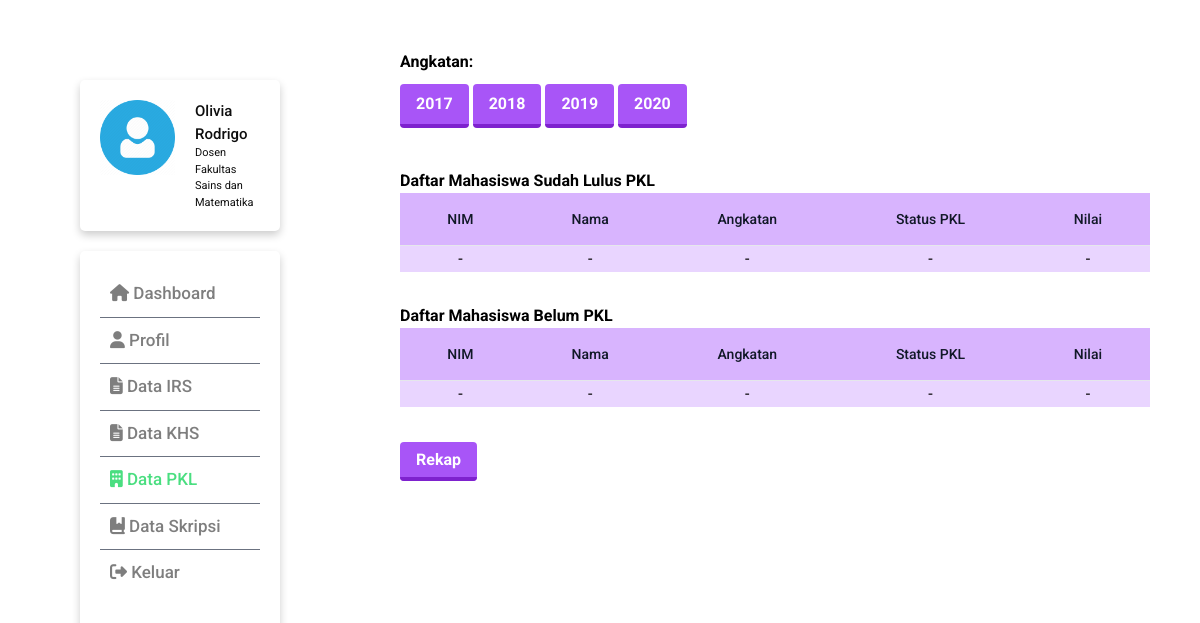
The app's page /Dosen/listPKL5.php, older data.
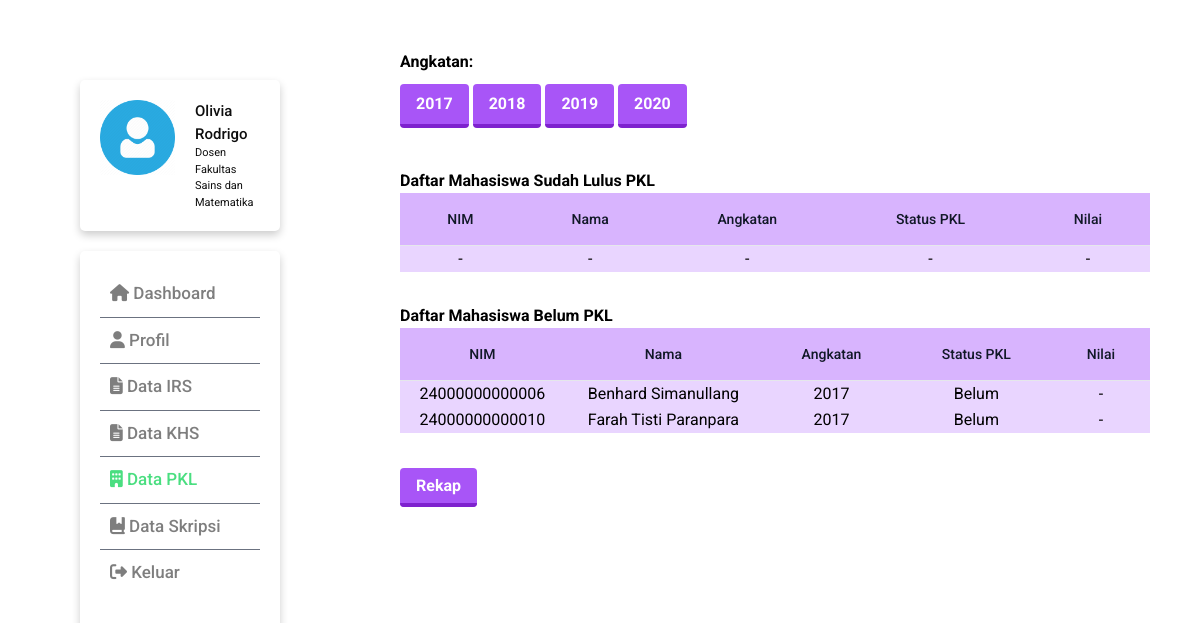
The same page, newer data.
### tables this page shows
CREATE TABLE `mahasiswa` (
  `nama_mhs` varchar(200) NOT NULL,
  `NIM` varchar(15) NOT NULL,
  `angkatan` varchar(4) NOT NULL,
  `sem_aktif` int(14) NOT NULL,
  `status_mhs` varchar(10) NOT NULL,
  `jalur_masuk` varchar(10) NOT NULL,
  `jenis_kelamin` varchar(50) NOT NULL,
  `alamat` varchar(500) NOT NULL,
  `id_provinsi` int(11) NOT NULL,
  `id_kabupaten` int(11) NOT NULL,
  `email` varchar(100) NOT NULL,
  `nohp` varchar(15) NOT NULL
);

CREATE TABLE `pkl` (
  `nim_mhs` varchar(15) DEFAULT NULL,
  `status_pkl` varchar(15) NOT NULL,
  `nilai_pkl` varchar(1) NOT NULL,
  `ba_pkl` varchar(50) NOT NULL
);

### Dosen/listPKL5.php (the view, shortened to what the changed rows need)
<!DOCTYPE html>
<html lang="en">
	<head>
		<script src="https://cdn.tailwindcss.com"></script>
        <link rel="stylesheet" href="css/style.css">
    <link rel="stylesheet" href="nav/style_nav.css" />
	</head>
	<body>
    <?php
$db_host='localhost';
$db_database='ppl';
$db_username='root';
$db_password='';
$db = new mysqli($db_host, $db_username, $db_password, $db_database);
$blm17 = "SELECT mahasiswa.NIM, mahasiswa.nama_mhs, pkl.status_pkl, mahasiswa.angkatan, pkl.nilai_pkl FROM mahasiswa INNER JOIN pkl ON mahasiswa.NIM = pkl.nim_mhs WHERE pkl.status_pkl='Belum' AND mahasiswa.angkatan='2017';";
$result2 = $db->query($blm17);
?>
    <div class="grid grid-cols-3">
        <div class="col-span-2" style="padding-right:50px;padding-top:50px">
<div class="flex flex-col" style="padding-top:25px">
  <div class="overflow-x-auto sm:-mx-6 lg:-mx-8">
    <div class="py-4 inline-block min-w-full sm:px-6 lg:px-8">
      <div class="overflow-hidden">
        <table class="min-w-full text-center bg-purple-200">
          <thead class="border-b bg-purple-300 ">
            <tr>
              <th scope="col" class="text-sm font-medium text-gray-900 px-6 py-4">
                NIM
              </th>
              <th scope="col" class="text-sm font-medium text-gray-900 px-6 py-4">
                Nama
              </th>
              <th scope="col" class="text-sm font-medium text-gray-900 px-6 py-4">
                Angkatan
              </th>
              <th scope="col" class="text-sm font-medium text-gray-900 px-6 py-4">
                Status PKL
              </th>
              <th scope="col" class="text-sm font-medium text-gray-900 px-6 py-4">
                Nilai
              </th>
            </tr>
          </thead class="border-b">
        </table>
      </div>
    </div>
  </div>
</div>
<div class="flex flex-col">
  <div class="overflow-x-auto sm:-mx-6 lg:-mx-8">
    <div class="py-4 inline-block min-w-full sm:px-6 lg:px-8">
      <div class="overflow-hidden">
        <table class="min-w-full text-center bg-purple-200">
          <thead class="border-b bg-purple-300 ">
            <tr>
              <th scope="col" class="text-sm font-medium text-gray-900 px-6 py-4">
                NIM
              </th>
              <th scope="col" class="text-sm font-medium text-gray-900 px-6 py-4">
                Nama
              </th>
              <th scope="col" class="text-sm font-medium text-gray-900 px-6 py-4">
                Angkatan
              </th>
              <th scope="col" class="text-sm font-medium text-gray-900 px-6 py-4">
                Status PKL
              </th>
              <th scope="col" class="text-sm font-medium text-gray-900 px-6 py-4">
                Nilai
              </th>
            </tr>
          </thead class="border-b">
          <tbody>
            <?php
if ($result2->num_rows > 0) {
    while($row = $result2->fetch_assoc()) {
        echo'<tr>';
        echo'<td>'. $row["NIM"]. '</td>';
        echo'<td>'. $row["nama_mhs"].'</td>';
        echo'<td>'. $row["angkatan"].'</td>';
        echo'<td>'. $row["status_pkl"].'</td>';
        echo'<td>'. $row["nilai_pkl"].'</td>';
        echo'</tr>';
    }
  } else {
        echo'<tr>';
        echo'<td> - </td>';
        echo'<td> - </td>';
        echo'<td> - </td>';
        echo'<td> - </td>';
        echo'<td> - </td>';
        echo'</tr>';
  }
?>
          </tbody>
        </table>
      </div>
    </div>
  </div>
</div>
        </div>
    </div>
	</body>
</html>

Row changes from the older to the newer data that the page shows:
added mahasiswa: NIM "24000000000006", nama_mhs "Benhard Simanullang", angkatan "2017", pkl.status_pkl "Belum", pkl.nilai_pkl "-"
added mahasiswa: NIM "24000000000010", nama_mhs "Farah Tisti Paranpara", angkatan "2017", pkl.status_pkl "Belum", pkl.nilai_pkl "-"
